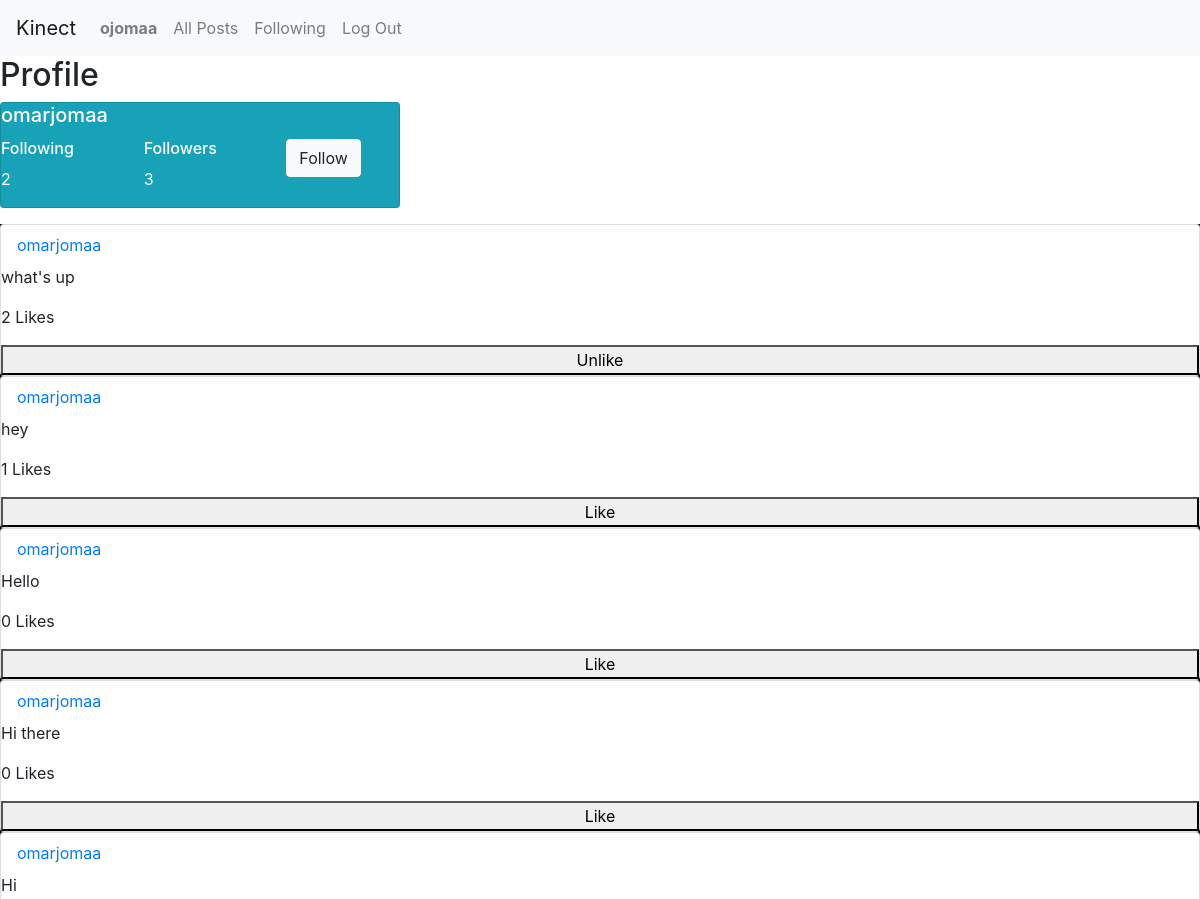
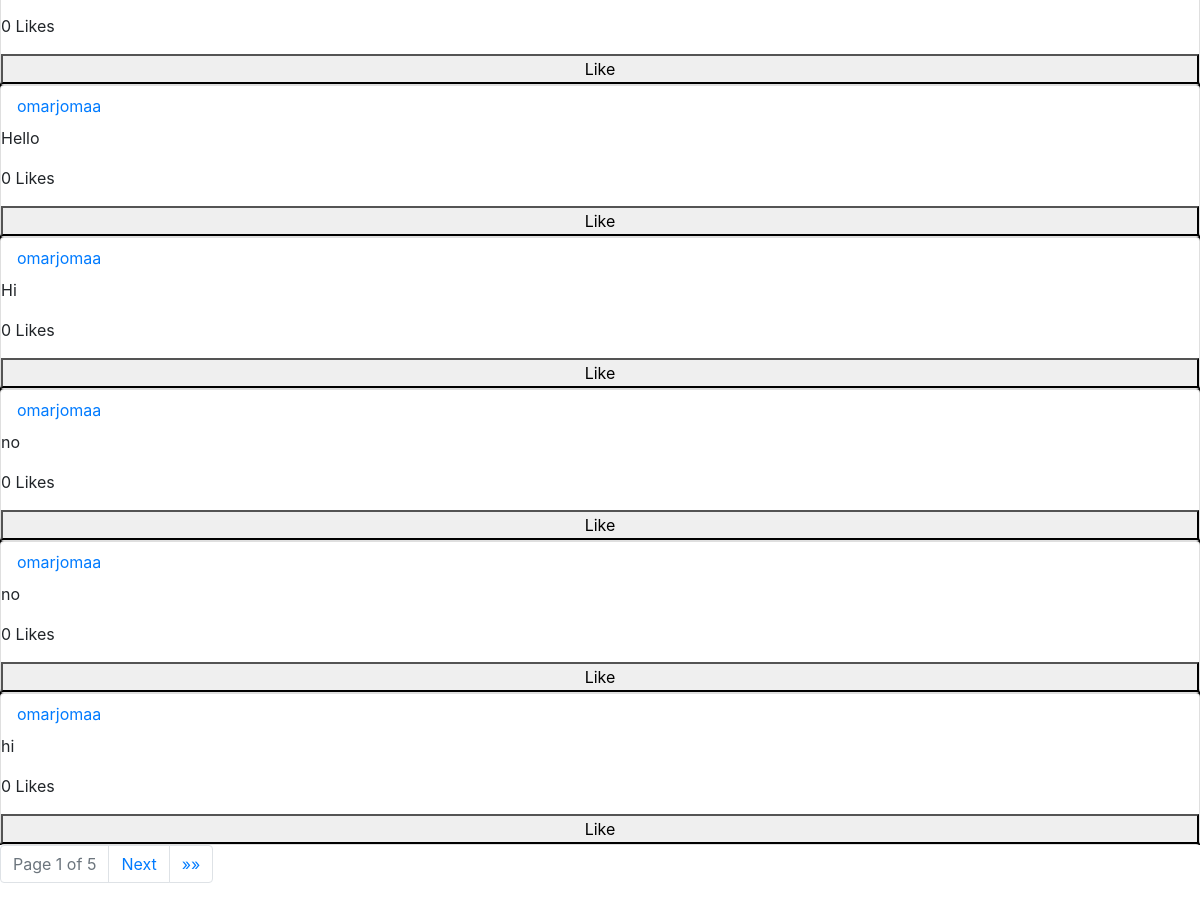
The app's page /profile/omarjomaa (signed in) with its own data (2 pictures, top to bottom).
### kinect/models.py (models this page shows, shortened)
class User(AbstractUser):
    following= models.ManyToManyField('self',symmetrical=False, related_name="user_following")
    follower= models.ManyToManyField('self',symmetrical=False, related_name="user_followers")
    def __str__(self):
        return f"{self.username}"

class NewPost(models.Model):
    user = models.ForeignKey("User", on_delete=models.CASCADE, related_name="user")
    body = models.TextField(blank=True)
    Timestamp= models.DateTimeField(auto_now_add=True)
    like = models.ManyToManyField('User',symmetrical=False, related_name="like_post")

### kinect/views.py (the view)
# urls.py: path("profile/<str:user>", views.profile, name='profile'),
def profile(request, user):
    if request.user.is_authenticated:
        user = get_object_or_404(User, username=user)
        posts= NewPost.objects.filter(user=user)
        paginator=Paginator(posts,10)
        page_number = request.GET.get('page')
        page_obj = paginator.get_page(page_number)
    else:
        HttpResponseRedirect(reverse('login'))
    return render(request, "network/profile.html", {
        "page_obj": page_obj,
        "user": user
    })

### kinect/templates/network/profile.html (shortened to what this page needs)
{% extends 'network/layout.html' %}
{% load static %}
{% block body %}
<div id="profile">
    <h2>Profile</h2>
    <div class="card text-white bg-info mb-3" style="max-width: 25rem;">
        <h5 id="username" class="card-title">{{user}}</h5>
        <div class="row">
            <div class="col-md-4">
                <h6> Following</h6>
                <p id="following-count">{{user.following.all.count}}</p>
            </div>
            <div class="col-md-4">
                <h6> Followers</h6>
                <p id="follower-count">{{user.follower.all.count}}</p>
            </div>
            <div class="col-md-4">
                {% if request.user != user %}
                    {% if request.user in user.follower.all %}
                        <button id="follow-toggle" type="button" class="btn btn-light">Unfollow</button>
                    {% else %}
                        <button id="follow-toggle" type="button" class="btn btn-light">Follow</button>
                    {% endif %}
                {% endif %}
            </div>
        </div>
    </div>
</div>
<div id="posts">
    {% for p in page_obj %}
        <div id="{{p.id}}" class="card">
            <a class="nav-link" href="{% url 'profile' p.user %}"> {{p.user}} </a>
            <p class="card-text"> {{p.body}} </p>
            <p class="likes">{{p.like.count}} Likes</p>
            {% if request.user in p.like.all %}
                <button class="like-toggle">Unlike</button>
            {% else %}
                <button class="like-toggle">Like</button>
            {% endif %}
        </div>
    {% endfor %}
</div>
<nav aria-label="Page navigation">
    <ul class="pagination">
      <li class="page-item disabled">
        <span class="page-link">Page {{ page_obj.number }} of {{ page_obj.paginator.num_pages }}</span>
      </li>
      {% if page_obj.has_next %}
        <li class="page-item">
          <a class="page-link" href="?page={{ page_obj.next_page_number }}" aria-label="Next">
            <span aria-hidden="true">Next</span>
          </a>
        </li>
        <li class="page-item">
          <a class="page-link" href="?page={{ page_obj.paginator.num_pages }}" aria-label="Last">
            <span aria-hidden="true">&raquo;&raquo;</span>
          </a>
        </li>
      {% endif %}
    </ul>
  </nav>
{% endblock %}

### kinect/templates/network/layout.html (shortened to what this page needs)
{% load static %}
<!DOCTYPE html>
<html lang="en">
    <head>
        <link rel="stylesheet" href="https://stackpath.bootstrapcdn.com/bootstrap/4.4.1/css/bootstrap.min.css">
        <link href="{% static 'network/styles.css' %}" rel="stylesheet">
    </head>
    <body>
        <nav class="navbar navbar-expand-lg navbar-light bg-light">
            <a class="navbar-brand" href="#">Kinect</a>
            <div>
              <ul class="navbar-nav mr-auto">
                {% if user.is_authenticated %}
                    <li class="nav-item">
                        <a class="nav-link" href="{% url 'profile' request.user %}"><strong>{{ request.user }}</strong></a>
                    </li>
                {% endif %}
                <li class="nav-item">
                  <a class="nav-link" id="allposts" href="{% url 'index' %}">All Posts</a>
                </li>
                {% if user.is_authenticated %}
                    <li class="nav-item">
                        <a class="nav-link" href="{% url 'following' %}">Following</a>
                    </li>
                    <li class="nav-item">
                        <a class="nav-link" href="{% url 'logout' %}">Log Out</a>
                    </li>
                {% endif %}
              </ul>
            </div>
          </nav>
        <div class="body">
            {% block body %}
            {% endblock %}
        </div>
    </body>
</html>

### kinect/static/network/styles.css (style rules this page uses)
#posts { background-color: black; }

### records on screen
User: user "ojomaa"
User: username "omarjomaa", following.all.count "2", follower.all.count "3"
NewPost: user "omarjomaa", body "what's up", like.count "2", shows "Unlike"
NewPost: user "omarjomaa", body "hey", like.count "1", shows "Like"
NewPost: user "omarjomaa", body "Hello", like.count "0", shows "Like"
NewPost: user "omarjomaa", body "Hi there", like.count "0", shows "Like"
NewPost: user "omarjomaa", body "Hi", like.count "0", shows "Like"
NewPost: user "omarjomaa", body "Hello", like.count "0", shows "Like"
NewPost: user "omarjomaa", body "Hi", like.count "0", shows "Like"
NewPost: user "omarjomaa", body "no", like.count "0", shows "Like"
NewPost: user "omarjomaa", body "no", like.count "0", shows "Like"
NewPost: user "omarjomaa", body "hi", like.count "0", shows "Like"

### other values on screen
{{ page_obj.number }} "1"
{{ page_obj.paginator.num_pages }} "5"
